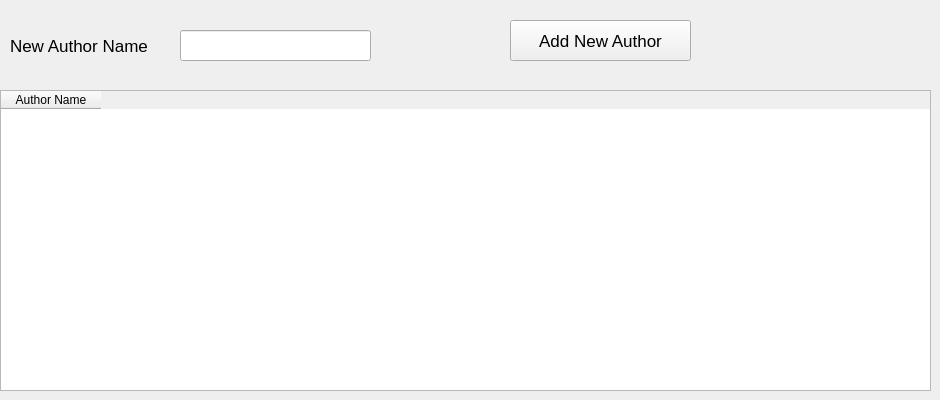
      <widget class="QWidget" name="tab_8">
       <attribute name="title">
        <string>Author</string>
       </attribute>
       <widget class="QLineEdit" name="lineEdit_20">
        <property name="geometry">
         <rect>
          <x>180</x>
          <y>30</y>
          <width>191</width>
          <height>31</height>
         </rect>
        </property>
       </widget>
       <widget class="QPushButton" name="pushButton_15">
        <property name="geometry">
         <rect>
          <x>510</x>
          <y>20</y>
          <width>181</width>
          <height>41</height>
         </rect>
        </property>
        <property name="font">
         <font>
          <pointsize>13</pointsize>
         </font>
        </property>
        <property name="text">
         <string>Add New Author</string>
        </property>
       </widget>
       <widget class="QLabel" name="label_27">
        <property name="geometry">
         <rect>
          <x>10</x>
          <y>30</y>
          <width>161</width>
          <height>31</height>
         </rect>
        </property>
        <property name="font">
         <font>
          <pointsize>13</pointsize>
         </font>
        </property>
        <property name="text">
         <string>New Author Name</string>
        </property>
       </widget>
       <widget class="QTableWidget" name="tableWidget_3">
        <property name="geometry">
         <rect>
          <x>0</x>
          <y>90</y>
          <width>931</width>
          <height>301</height>
         </rect>
        </property>
        <column>
         <property name="text">
          <string>Author Name</string>
         </property>
        </column>
       </widget>
      </widget>
